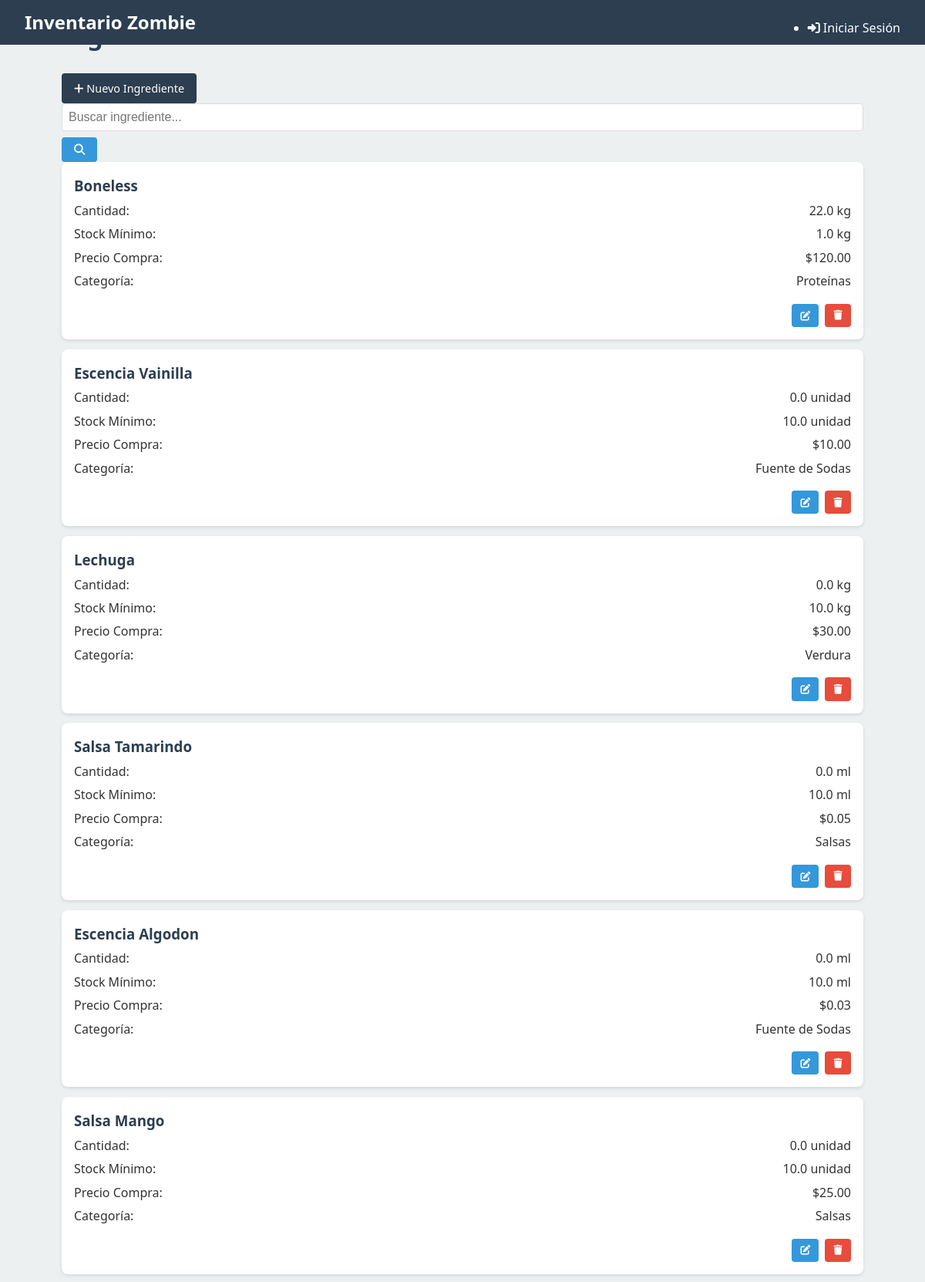
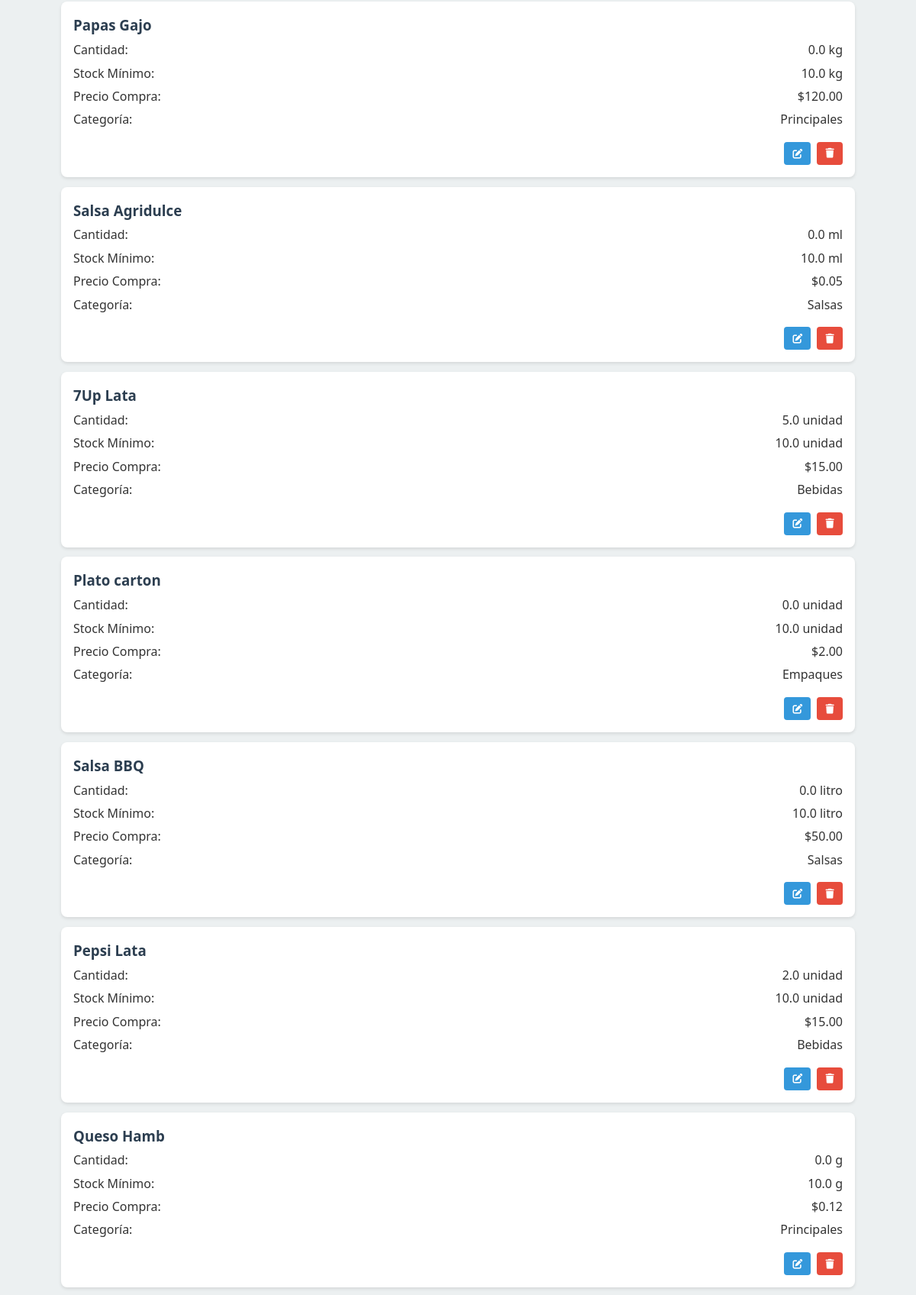
The page /ingredientes/ (upper part) on the database its author committed (2 pictures, top to bottom).
### tables this page shows
CREATE TABLE Ingredientes (
    id INTEGER PRIMARY KEY AUTOINCREMENT,
    nombre TEXT NOT NULL UNIQUE,
    unidad_medida TEXT NOT NULL,
    precio_compra REAL,
    cantidad_actual REAL NOT NULL DEFAULT 0,
    stock_minimo REAL
, categoria TEXT);

### routes/ingredientes.py (the view)
@ingredientes_web_bp.route('/', methods=['GET'])
def index():
    db = get_db()
    cursor = db.execute('SELECT * FROM Ingredientes')
    ingredientes = []
    for row in cursor.fetchall():
        ingrediente = dict(
            id=row['id'],
            nombre=row['nombre'],
            unidad_medida=row['unidad_medida'],
            precio_compra=row['precio_compra'],
            cantidad_actual=row['cantidad_actual'],
            stock_minimo=row['stock_minimo']
        )
        try:
            ingrediente['categoria'] = row['categoria']
        except (IndexError, KeyError):
            ingrediente['categoria'] = None
        ingredientes.append(ingrediente)
    return render_template('ingredientes/lista.html', ingredientes=ingredientes)

### app.py (called while the page is built)
@app.template_global()
def now():
    return datetime.datetime.now()

@app.after_request
def add_cors_headers(response):
    response.headers.add('Access-Control-Allow-Origin', '*')
    response.headers.add('Access-Control-Allow-Headers', 'Content-Type,Authorization')
    response.headers.add('Access-Control-Allow-Methods', 'GET,PUT,POST,DELETE,OPTIONS')
    return response

### database.py (called while the page is built)
def get_db():
    if 'db' not in g:
        g.db = sqlite3.connect(
            current_app.config['DATABASE'],
            detect_types=sqlite3.PARSE_DECLTYPES
        )
        g.db.row_factory = sqlite3.Row
    return g.db

### templates/ingredientes/lista.html (shortened to what this page needs)
{% extends "layout.html" %}
{% block content %}
<div class="page-header">
    <h1>Ingredientes</h1>
    <a href="{{ url_for('ingredientes_web.nuevo') }}" class="btn btn-primary">
        <i class="fas fa-plus"></i> Nuevo Ingrediente
    </a>
</div>
<div class="search-box">
    <input type="text" id="search-input" placeholder="Buscar ingrediente...">
    <button id="search-button" class="btn">
        <i class="fas fa-search"></i>
    </button>
</div>
<div class="item-list" id="ingredient-cards">
    {% for ingrediente in ingredientes %}
    <div class="item-card">
        <h3>{{ ingrediente.nombre }}</h3>
        <div class="item-detail">
            <span>Cantidad:</span>
            <span class="{% if ingrediente.cantidad_actual <= ingrediente.stock_minimo %}low-stock{% endif %}">
                {{ ingrediente.cantidad_actual }} {{ ingrediente.unidad_medida }}
            </span>
        </div>
        <div class="item-detail">
            <span>Stock Mínimo:</span>
            <span>{{ ingrediente.stock_minimo }} {{ ingrediente.unidad_medida }}</span>
        </div>
        <div class="item-detail">
            <span>Precio Compra:</span>
            <span>${{ "%.2f"|format(ingrediente.precio_compra) }}</span>
        </div>
        <div class="item-detail">
            <span>Categoría:</span>
            <span>{{ ingrediente.get('categoria') or 'Sin categoría' }}</span>
        </div>
        <div class="item-actions">
            <a href="{{ url_for('ingredientes_web.editar', id=ingrediente.id) }}" class="btn btn-secondary btn-sm">
                <i class="fas fa-edit"></i>
            </a>
            <button class="btn btn-danger btn-sm delete-ingredient"
                   data-id="{{ ingrediente.id }}"
                   data-name="{{ ingrediente.nombre }}">
                <i class="fas fa-trash"></i>
            </button>
        </div>
    </div>
    {% endfor %}
</div>
{% endblock %}

### static/css/main.css (style rules this page uses)
:root { --primary-color: #2c3e50; --secondary-color: #3498db; --accent-color: #e74c3c; --background-color: #ecf0f1; --text-color: #333; --light-text: #fff; --success-color: #2ecc71; --warning-color: #f39c12; --error-color: #e74c3c; --info-color: #3498db; }
* { margin: 0; padding: 0; box-sizing: border-box; }
body { font-family: 'Segoe UI', Tahoma, Geneva, Verdana, sans-serif; line-height: 1.6; color: var(--text-color); background-color: var(--background-color); }
h1 { color: var(--primary-color); margin-bottom: 1rem; font-size: 1.5rem; text-align: center; }
.btn { display: inline-block; background-color: var(--secondary-color); color: var(--light-text); padding: 0.5rem 1rem; border-radius: 4px; text-decoration: none; margin-top: 0.5rem; transition: background-color 0.3s; text-align: center; border: none; cursor: pointer; font-size: 0.9rem; }
input, select, textarea { width: 100%; padding: 0.5rem; border: 1px solid #ddd; border-radius: 4px; font-size: 1rem; }
.item-card { background: white; border-radius: 8px; padding: 1rem; margin-bottom: 0.8rem; box-shadow: 0 2px 4px rgba(0, 0, 0, 0.1); }
.item-card h3 { color: var(--primary-color); margin-bottom: 0.3rem; }
.item-card .item-detail { display: flex; justify-content: space-between; margin-bottom: 0.3rem; }
.item-card .item-actions { display: flex; justify-content: flex-end; gap: 0.5rem; margin-top: 0.5rem; }
@media screen and (min-width: 768px) { h1 { font-size: 2rem; text-align: left; } }
.btn-primary { background-color: var(--primary-color); }
.btn-secondary { background-color: var(--secondary-color); }
.btn-danger { background-color: var(--accent-color); }
.btn-sm { padding: 0.3rem 0.7rem; font-size: 0.8rem; }

### rows shown on the page
Ingredientes: nombre "Boneless", cantidad_actual "22.0", unidad_medida "kg", stock_minimo "1.0", precio_compra "120.00", categoria "Proteínas"
Ingredientes: nombre "Escencia Vainilla", cantidad_actual "0.0", unidad_medida "unidad", stock_minimo "10.0", precio_compra "10.00", categoria "Fuente de Sodas"
Ingredientes: nombre "Lechuga", cantidad_actual "0.0", unidad_medida "kg", stock_minimo "10.0", precio_compra "30.00", categoria "Verdura"
Ingredientes: nombre "Salsa Tamarindo", cantidad_actual "0.0", unidad_medida "ml", stock_minimo "10.0", precio_compra "0.05", categoria "Salsas"
Ingredientes: nombre "Escencia Algodon", cantidad_actual "0.0", unidad_medida "ml", stock_minimo "10.0", precio_compra "0.03", categoria "Fuente de Sodas"
Ingredientes: nombre "Salsa Mango", cantidad_actual "0.0", unidad_medida "unidad", stock_minimo "10.0", precio_compra "25.00", categoria "Salsas"
Ingredientes: nombre "Papas Gajo", cantidad_actual "0.0", unidad_medida "kg", stock_minimo "10.0", precio_compra "120.00", categoria "Principales"
Ingredientes: nombre "Salsa Agridulce", cantidad_actual "0.0", unidad_medida "ml", stock_minimo "10.0", precio_compra "0.05", categoria "Salsas"
Ingredientes: nombre "7Up Lata", cantidad_actual "5.0", unidad_medida "unidad", stock_minimo "10.0", precio_compra "15.00", categoria "Bebidas"
Ingredientes: nombre "Plato carton", cantidad_actual "0.0", unidad_medida "unidad", stock_minimo "10.0", precio_compra "2.00", categoria "Empaques"
Ingredientes: nombre "Salsa BBQ", cantidad_actual "0.0", unidad_medida "litro", stock_minimo "10.0", precio_compra "50.00", categoria "Salsas"
Ingredientes: nombre "Pepsi Lata", cantidad_actual "2.0", unidad_medida "unidad", stock_minimo "10.0", precio_compra "15.00", categoria "Bebidas"
Ingredientes: nombre "Queso Hamb", cantidad_actual "0.0", unidad_medida "g", stock_minimo "10.0", precio_compra "0.12", categoria "Principales"
